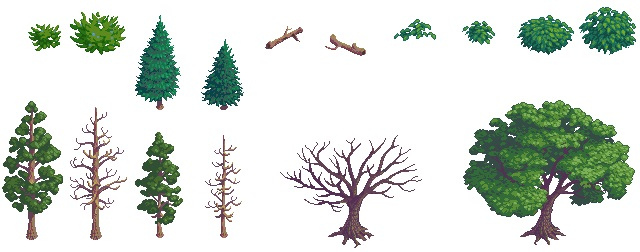
#> input picture 13584586-extract-sprite/1.jpg, 640 x 252 px, found by its file name
$ python repair_grid_lines.py
#> lines starting #> are read from the running program, lines starting #| are printed output that depends on the picture; after the words box and inside, x2 and y2 are one past the last pixel; in counts of white or black regions, pixels touching at a corner belong together
import cv2

# Load image, grayscale, blur, Otsu's threshold
image = cv2.imread('1.jpg')
#> image is the input picture: shape (252, 640, 3); mean B, G, R 212.3, 219.7, 212.5
gray = cv2.cvtColor(image, cv2.COLOR_BGR2GRAY)
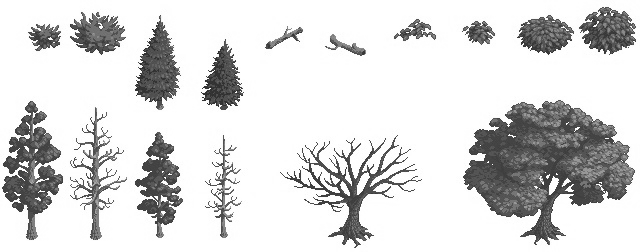
#> gray: shape (252, 640); min 1, max 255, mean 216.7
blur = cv2.GaussianBlur(gray, (3,3), 0)
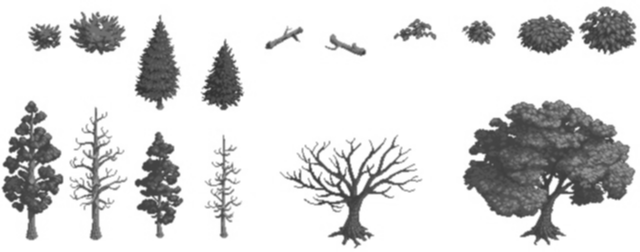
#> blur: shape (252, 640); min 50, max 255, mean 216.7
thresh = cv2.threshold(blur, 0, 255, cv2.THRESH_BINARY_INV + cv2.THRESH_OTSU)[1]
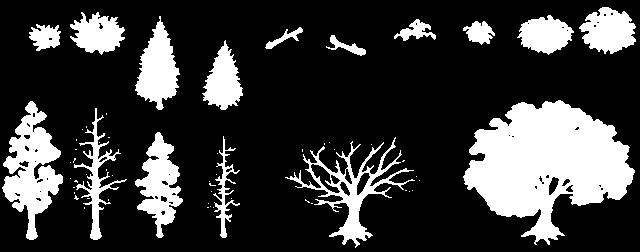
#> thresh: shape (252, 640); 22.7% white; 59 white regions (43 under 20 px), largest, box (x1, y1, x2, y2) and area: (463, 100, 635, 245) 14409, (2, 101, 63, 240) 4052, (285, 137, 415, 248) 2838

# Obtain horizontal lines mask
horizontal_kernel = cv2.getStructuringElement(cv2.MORPH_RECT, (50,1))
horizontal_mask = cv2.morphologyEx(thresh, cv2.MORPH_OPEN, horizontal_kernel, iterations=1)
#> horizontal_mask: shape (252, 640); 8.5% white; 13 white regions, largest, box (x1, y1, x2, y2) and area: (464, 109, 636, 209) 11654, (3, 183, 63, 191) 446, (583, 36, 637, 43) 361
horizontal_mask = cv2.dilate(horizontal_mask, horizontal_kernel, iterations=9)
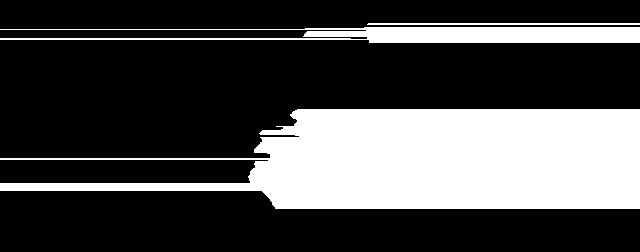
#> horizontal_mask: shape (252, 640); 28.7% white; 3 white regions, box (x1, y1, x2, y2) and area: (0, 109, 640, 209) 39865, (0, 27, 640, 43) 5886, (367, 23, 640, 25) 545

# Obtain vertical lines mask
vertical_kernel = cv2.getStructuringElement(cv2.MORPH_RECT, (1,50))
vertical_mask = cv2.morphologyEx(thresh, cv2.MORPH_OPEN, vertical_kernel, iterations=1)
#> vertical_mask: shape (252, 640); 10.7% white; 10 white regions, largest, box (x1, y1, x2, y2) and area: (485, 101, 625, 245) 12249, (145, 17, 171, 111) 1778, (218, 41, 232, 111) 828
vertical_mask= cv2.dilate(vertical_mask, vertical_kernel, iterations=9)
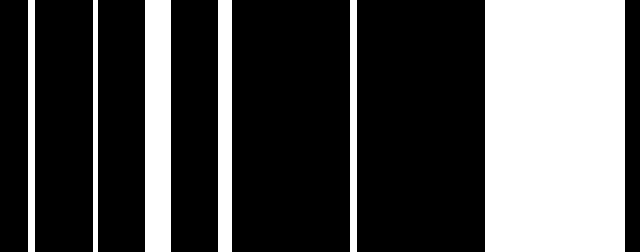
#> vertical_mask: shape (252, 640); 31.1% white; 6 white regions, box (x1, y1, x2, y2) and area: (485, 0, 625, 252) 35280, (145, 0, 171, 252) 6552, (218, 0, 232, 252) 3528, (28, 0, 35, 252) 1764, (350, 0, 357, 252) 1764, (93, 0, 98, 252) 1260

# Bitwise-and masks together
result = 255 - cv2.bitwise_or(vertical_mask, horizontal_mask)
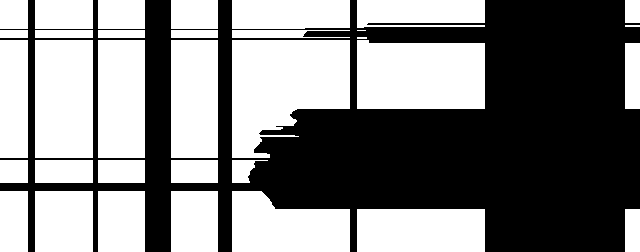
#> result: shape (252, 640); 51.3% white; 1 black region

# Fill individual grid holes
cnts = cv2.findContours(result, cv2.RETR_EXTERNAL, cv2.CHAIN_APPROX_SIMPLE)
#> cnts = 34 contours, 3 with area under 20; largest, box (x1, y1, x2, y2) and area: (232, 40, 350, 158) 9972, (357, 40, 485, 109) 8288, (35, 40, 93, 158) 6669, (232, 191, 350, 252) 5575, (171, 40, 218, 158) 5382
cnts = cnts[0] if len(cnts) == 2 else cnts[1]
for c in cnts:
    x,y,w,h = cv2.boundingRect(c)
    cv2.rectangle(result, (x, y), (x + w, y + h), 255, -1)
#> this loop made 34 passes
#> (c, x, y, w, h) on passes 1, 2, 4, 5, 6, 7, 9, 10, 11, 12: ([[625, 209], [625, 251], [639, 251], [639, 209]], 625, 209, 15, 43), ([[357, 209], [357, 251], [484, 251], [484, 209]], 357, 209, 128, 43), ([[171, 191], [171, 251], [217, 251], [217, 191]], 171, 191, 47, 61), ([[98, 191], [98, 251], [144, 251], [144, 191]], 98, 191, 47, 61), ([[35, 191], [35, 251], [92, 251], [92, 191]], 35, 191, 58, 61), ([[0, 191], [0, 251], [27, 251], [27, 191]], 0, 191, 28, 61), ([[171, 160], [171, 182], [217, 182], [217, 160]], 171, 160, 47, 23), ([[98, 160], [98, 182], [144, 182], [144, 160]], 98, 160, 47, 23), ([[35, 160], [35, 182], [92, 182], [92, 160]], 35, 160, 58, 23), ([[0, 160], [0, 182], [27, 182], [27, 160]], 0, 160, 28, 23)
#> (x, y, w, h) on passes 3, 8, 14, 15, 22, 29: (232, 191, 118, 61), (232, 160, 36, 23), (357, 40, 128, 69), (232, 40, 118, 118), (232, 30, 118, 8), (357, 0, 128, 28)
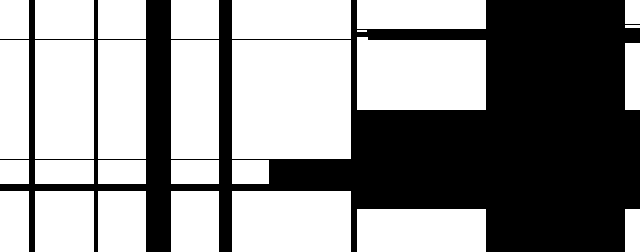
#> result: shape (252, 640); 57.1% white; 1 black region, box (x1, y1, x2, y2) and area: (0, 0, 640, 252) 69193

cv2.imshow('thresh', thresh)
cv2.imshow('vertical_mask', vertical_mask)
cv2.imshow('horizontal_mask', horizontal_mask)
cv2.imshow('result', result)
cv2.waitKey()

$ run again, with 13584586-extract-sprite/ROIS.PNG saved as 13584586-extract-sprite/1.jpg
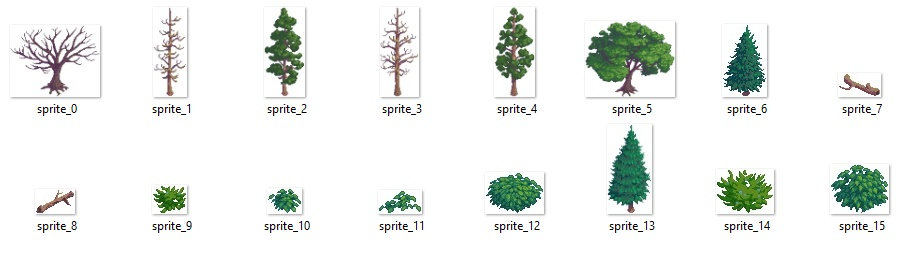
#> input picture 13584586-extract-sprite/ROIS.PNG, 907 x 256 px, found by its file name
#> image is the input picture: shape (256, 907, 3); mean B, G, R 236.1, 239, 235.7
#> `thresh = cv2.threshold(blur, 0, 255, cv2.THRESH_BINARY_INV + cv2.THRES..`:
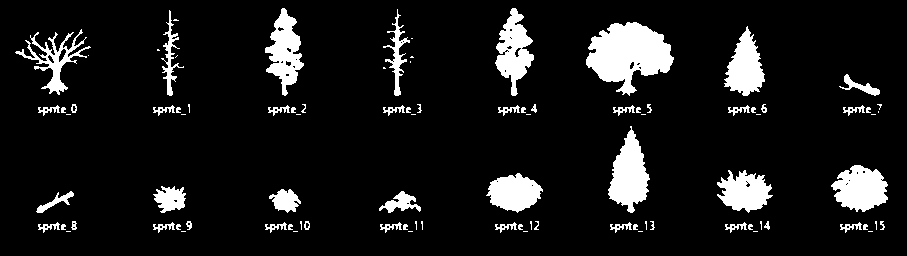
#> thresh: shape (256, 907); 9.8% white; 95 white regions (34 under 20 px), largest, box (x1, y1, x2, y2) and area: (586, 22, 674, 96) 3908, (608, 126, 650, 213) 2049, (831, 165, 888, 212) 1839
#> cnts = 47 contours, 12 with area under 20; largest, box (x1, y1, x2, y2) and area: (0, 0, 168, 256) 42585, (171, 0, 283, 256) 28194, (754, 0, 907, 181) 23014, (293, 0, 395, 186) 18102, (399, 70, 512, 186) 12880
#> the loop `for c in cnts:` made 47 passes
#> (c, x, y, w, h) on passes 1 to 6: ([[754, 201], [754, 255], [906, 255], [906, 201]], 754, 201, 153, 55), ([[647, 201], [647, 255], [738, 255], [738, 201]], 647, 201, 92, 55), ([[642, 201], [642, 255], [643, 255], [643, 201]], 642, 201, 2, 55), ([[607, 198], [607, 255], [609, 255], [609, 198]], 607, 198, 3, 58), ([[605, 198], [605, 255]], 605, 198, 1, 58), ([[522, 198], [522, 255], [601, 255], [601, 198]], 522, 198, 80, 58)
#> after the loop `for c in cnts:`:
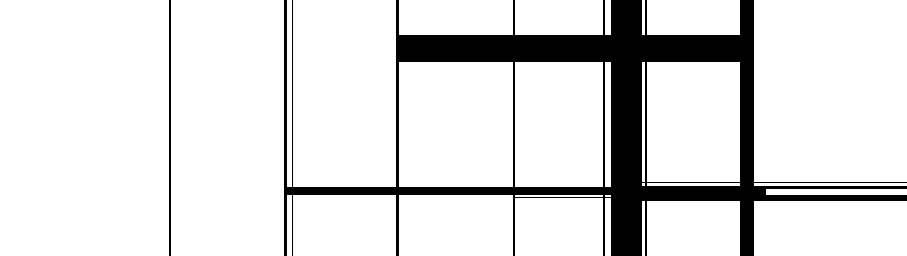
#> result: shape (256, 907); 87.4% white; 2 black regions, box (x1, y1, x2, y2) and area: (284, 0, 907, 256) 28816, (169, 0, 171, 256) 512
